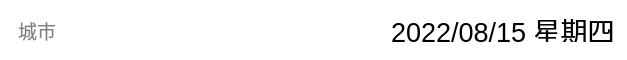
     <widget class="QWidget" name="title" native="true">
      <property name="sizePolicy">
       <sizepolicy hsizetype="Expanding" vsizetype="Preferred">
        <horstretch>0</horstretch>
        <verstretch>0</verstretch>
       </sizepolicy>
      </property>
      <property name="minimumSize">
       <size>
        <width>0</width>
        <height>60</height>
       </size>
      </property>
      <property name="maximumSize">
       <size>
        <width>16777215</width>
        <height>60</height>
       </size>
      </property>
      <property name="styleSheet">
       <string notr="true">background-color: rgba(0, 170, 255,0);</string>
      </property>
      <layout class="QHBoxLayout" name="horizontalLayout">
       <property name="spacing">
        <number>20</number>
       </property>
       <property name="topMargin">
        <number>0</number>
       </property>
       <property name="rightMargin">
        <number>12</number>
       </property>
       <property name="bottomMargin">
        <number>0</number>
       </property>
       <item>
        <layout class="QVBoxLayout" name="verticalLayout_6">
         <item>
          <spacer name="verticalSpacer_2">
           <property name="orientation">
            <enum>Qt::Vertical</enum>
           </property>
           <property name="sizeHint" stdset="0">
            <size>
             <width>20</width>
             <height>40</height>
            </size>
           </property>
          </spacer>
         </item>
         <item>
          <widget class="CityLineEdit" name="le_city">
           <property name="sizePolicy">
            <sizepolicy hsizetype="Expanding" vsizetype="Fixed">
             <horstretch>0</horstretch>
             <verstretch>0</verstretch>
            </sizepolicy>
           </property>
           <property name="minimumSize">
            <size>
             <width>250</width>
             <height>25</height>
            </size>
           </property>
           <property name="maximumSize">
            <size>
             <width>250</width>
             <height>25</height>
            </size>
           </property>
           <property name="font">
            <font>
             <family>Microsoft YaHei UI</family>
             <pointsize>14</pointsize>
             <italic>false</italic>
             <bold>false</bold>
            </font>
           </property>
           <property name="styleSheet">
            <string notr="true">font: 14pt &quot;Microsoft YaHei UI&quot;;
background-color: rgb(255, 255, 255);
background-color: rgb(255, 255, 255);
border-radius: 4px;
padding: 1px 5px</string>
           </property>
           <property name="placeholderText">
            <string>城市</string>
           </property>
          </widget>
         </item>
         <item>
          <spacer name="verticalSpacer_3">
           <property name="orientation">
            <enum>Qt::Vertical</enum>
           </property>
           <property name="sizeHint" stdset="0">
            <size>
             <width>20</width>
             <height>40</height>
            </size>
           </property>
          </spacer>
         </item>
        </layout>
       </item>
       <item>
        <layout class="QVBoxLayout" name="verticalLayout_18">
         <item>
          <spacer name="verticalSpacer_4">
           <property name="orientation">
            <enum>Qt::Vertical</enum>
           </property>
           <property name="sizeHint" stdset="0">
            <size>
             <width>20</width>
             <height>40</height>
            </size>
           </property>
          </spacer>
         </item>
         <item>
          <widget class="QPushButton" name="pb_search">
           <property name="sizePolicy">
            <sizepolicy hsizetype="Preferred" vsizetype="Fixed">
             <horstretch>0</horstretch>
             <verstretch>0</verstretch>
            </sizepolicy>
           </property>
           <property name="minimumSize">
            <size>
             <width>50</width>
             <height>25</height>
            </size>
           </property>
           <property name="maximumSize">
            <size>
             <width>50</width>
             <height>25</height>
            </size>
           </property>
           <property name="autoFillBackground">
            <bool>false</bool>
           </property>
           <property name="styleSheet">
            <string notr="true">background-color: rgba(255, 255, 255);
border-radius: 4px;
</string>
           </property>
           <property name="text">
            <string/>
           </property>
           <property name="icon">
            <iconset resource="main.qrc">
             <normaloff>:/res/search.png</normaloff>
             <normalon>:/res/search.png</normalon>:/res/search.png</iconset>
           </property>
          </widget>
         </item>
         <item>
          <spacer name="verticalSpacer_5">
           <property name="orientation">
            <enum>Qt::Vertical</enum>
           </property>
           <property name="sizeHint" stdset="0">
            <size>
             <width>20</width>
             <height>40</height>
            </size>
           </property>
          </spacer>
         </item>
        </layout>
       </item>
       <item>
        <spacer name="horizontalSpacer">
         <property name="orientation">
          <enum>Qt::Horizontal</enum>
         </property>
         <property name="sizeHint" stdset="0">
          <size>
           <width>40</width>
           <height>25</height>
          </size>
         </property>
        </spacer>
       </item>
       <item>
        <widget class="QLabel" name="ll_date">
         <property name="sizePolicy">
          <sizepolicy hsizetype="Preferred" vsizetype="Preferred">
           <horstretch>0</horstretch>
           <verstretch>0</verstretch>
          </sizepolicy>
         </property>
         <property name="minimumSize">
          <size>
           <width>25</width>
           <height>25</height>
          </size>
         </property>
         <property name="maximumSize">
          <size>
           <width>16777215</width>
           <height>25</height>
          </size>
         </property>
         <property name="baseSize">
          <size>
           <width>0</width>
           <height>0</height>
          </size>
         </property>
         <property name="font">
          <font>
           <family>Arial</family>
           <pointsize>20</pointsize>
           <italic>false</italic>
           <bold>false</bold>
          </font>
         </property>
         <property name="styleSheet">
          <string notr="true">font: 20pt &quot;Arial&quot;;
background-color: rgba(255, 255, 255,0);</string>
         </property>
         <property name="text">
          <string>2022/08/15 星期四</string>
         </property>
        </widget>
       </item>
      </layout>
     </widget>
